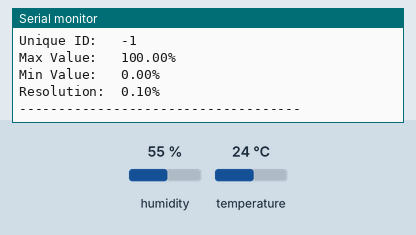
Bench run of a sketch on a simulated ESP8266 (NodeMCU). Shown: the last lines printed to the serial monitor. The inputs (shaded band) are chosen by the test bench; at power-on: humidity 55 %, temperature 24 °C. WiFi joins after 1.5 s; servers stay silent unless stated; uploads are accepted with an empty reply.

Above: at 3.1 s.
3.2 s: humidity set to 22 %
At 5.6 s:
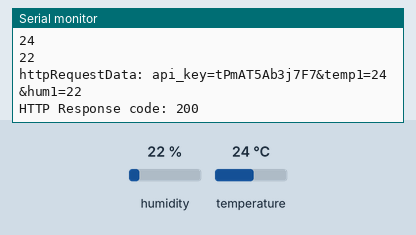
7.7 s: temperature set to 12 °C
At 10.5 s:
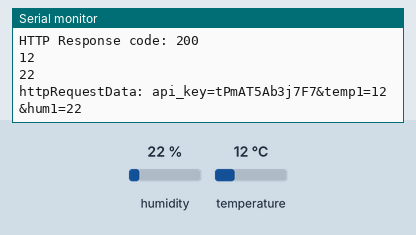
12.2 s: humidity set to 40 %
At 14.7 s:
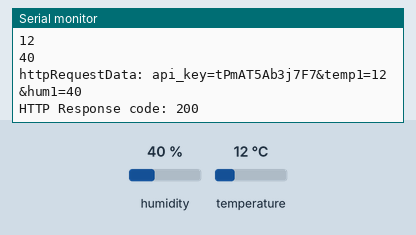
Timing chart, 0 to 16.2 s (numbered marks = the images above; inputs shaded):
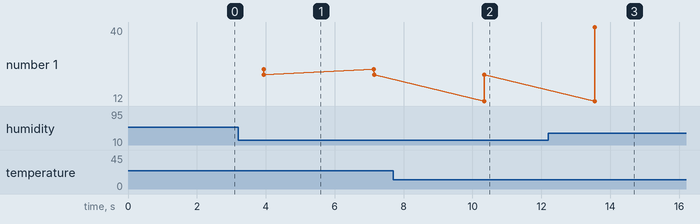

The sketch:

temp_sensors.ino
```cpp
// (licence header left out)
// REQUIRES the following Arduino libraries:
// - DHT Sensor Library: https://github.com/adafruit/DHT-sensor-library
// - Adafruit Unified Sensor Lib: https://github.com/adafruit/Adafruit_Sensor

#ifdef ESP32
#include <WiFi.h>
#include <HTTPClient.h>
#else
#include <ESP8266WiFi.h>
#include <ESP8266HTTPClient.h>
#include <WiFiClient.h>
#endif

const char* ssid     = "Neerzijde 16_IoT";
const char* password = "E4u6c1blockx";

const char* serverName = "http://192.168.0.5/post-esp-data.php";

String apiKeyValue = "tPmAT5Ab3j7F7";

#include <Adafruit_Sensor.h>
#include <DHT.h>
#include <DHT_U.h>

#define DHTPIN 5     // Digital pin connected to the DHT sensor

// Feather HUZZAH ESP8266 note: use pins 3, 4, 5, 12, 13 or 14 --
// Pin 15 can work but DHT must be disconnected during program upload.

// Uncomment the type of sensor in use:
//#define DHTTYPE    DHT11     // DHT 11
#define DHTTYPE    DHT22     // DHT 22 (AM2302)
//#define DHTTYPE    DHT21     // DHT 21 (AM2301)

// See guide for details on sensor wiring and usage:
//   https://learn.adafruit.com/dht/overview

DHT_Unified dht(DHTPIN, DHTTYPE);


uint32_t delayMS;

void setup() {
  Serial.begin(9600);
  int temptot = 0;
  int humtot = 0;
  WiFi.begin(ssid, password);
  Serial.println("Connecting");
  while (WiFi.status() != WL_CONNECTED) {
    delay(500);
    Serial.print(".");
  }
  Serial.println("");
  Serial.print("Connected to WiFi network with IP Address: ");
  Serial.println(WiFi.localIP());


  // Initialize device.
  dht.begin();

  Serial.println(F("DHTxx Unified Sensor Example"));
  // Print temperature sensor details.
  sensor_t sensor;
  dht.temperature().getSensor(&sensor);

  Serial.println(F("------------------------------------"));
  Serial.println(F("Temperature Sensor"));
  Serial.print  (F("Sensor Type: ")); Serial.println(sensor.name);
  Serial.print  (F("Driver Ver:  ")); Serial.println(sensor.version);
  Serial.print  (F("Unique ID:   ")); Serial.println(sensor.sensor_id);
  Serial.print  (F("Max Value:   ")); Serial.print(sensor.max_value); Serial.println(F("°C"));
  Serial.print  (F("Min Value:   ")); Serial.print(sensor.min_value); Serial.println(F("°C"));
  Serial.print  (F("Resolution:  ")); Serial.print(sensor.resolution); Serial.println(F("°C"));
  Serial.println(F("------------------------------------"));
  // Print humidity sensor details.
  dht.humidity().getSensor(&sensor);

  Serial.println(F("Humidity Sensor"));
  Serial.print  (F("Sensor Type: ")); Serial.println(sensor.name);
  Serial.print  (F("Driver Ver:  ")); Serial.println(sensor.version);
  Serial.print  (F("Unique ID:   ")); Serial.println(sensor.sensor_id);
  Serial.print  (F("Max Value:   ")); Serial.print(sensor.max_value); Serial.println(F("%"));
  Serial.print  (F("Min Value:   ")); Serial.print(sensor.min_value); Serial.println(F("%"));
  Serial.print  (F("Resolution:  ")); Serial.print(sensor.resolution); Serial.println(F("%"));
  Serial.println(F("------------------------------------"));
  // Set delay between sensor readings based on sensor details.
  delayMS = sensor.min_delay / 1000;
}

void loop() {
  // Delay between measurements

  delay(delayMS);
  // Get temperature event and print its value.


  if (WiFi.status() == WL_CONNECTED) {
    WiFiClient client;
    HTTPClient http;

    // Your Domain name with URL path or IP address with path
    http.begin(client, serverName);

      sensors_event_t event;
  dht.temperature().getEvent(&event);
  int temp1 = event.temperature;
  Serial.println(temp1);
  dht.humidity().getEvent(&event);
  int hum1 = event.relative_humidity;
  Serial.println(hum1);


    http.addHeader("Content-Type", "application/x-www-form-urlencoded");
    String httpRequestData = "api_key=" + apiKeyValue + "&temp1=" + temp1
                             + "&hum1=" + hum1 + "";
    Serial.print("httpRequestData: ");
    Serial.println(httpRequestData);

    int httpResponseCode = http.POST(httpRequestData);

    if (httpResponseCode > 0) {
      Serial.print("HTTP Response code: ");
      Serial.println(httpResponseCode);
    }
    else {
      Serial.print("Error code: ");
      Serial.println(httpResponseCode);
    }
    // Free resources
    http.end();
  }
  delay(1000);

}
```

Measured:
- after the input at 3.2 s, the serial monitor: prints a new line after 0.74 s (image 1)
- after the input at 7.7 s, the serial monitor: prints a new line after 2.6 s (image 2)
- after the input at 12.2 s, the serial monitor: prints a new line after 1.4 s (image 3)
- plotted number 1: 22 → 40 after the input at 12.2 s
